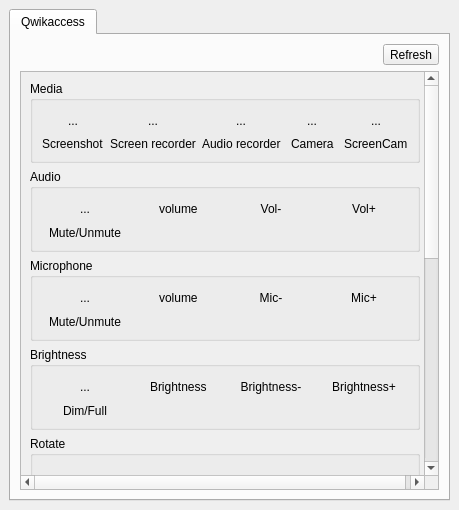
<?xml version="1.0" encoding="UTF-8"?>
<ui version="4.0">
 <class>MainWindow</class>
 <widget class="QMainWindow" name="MainWindow">
  <property name="geometry">
   <rect>
    <x>0</x>
    <y>0</y>
    <width>459</width>
    <height>510</height>
   </rect>
  </property>
  <property name="windowTitle">
   <string>Qwikaccess</string>
  </property>
  <widget class="QWidget" name="centralwidget">
   <layout class="QVBoxLayout" name="verticalLayout">
    <item>
     <widget class="QTabWidget" name="tabWidget">
      <property name="currentIndex">
       <number>0</number>
      </property>
      <widget class="QWidget" name="tab">
       <attribute name="title">
        <string>Qwikaccess</string>
       </attribute>
       <layout class="QGridLayout" name="gridLayout">
        <item row="1" column="0">
         <widget class="QScrollArea" name="scrollArea">
          <property name="widgetResizable">
           <bool>true</bool>
          </property>
          <widget class="QWidget" name="scrollAreaWidgetContents">
           <property name="geometry">
            <rect>
             <x>0</x>
             <y>0</y>
             <width>429</width>
             <height>776</height>
            </rect>
           </property>
           <layout class="QGridLayout" name="gridLayout_2">
            <item row="1" column="0">
             <widget class="QGroupBox" name="groupBox_audio">
              <property name="title">
               <string>Audio</string>
              </property>
              <layout class="QGridLayout" name="gridLayout_48">
               <item row="1" column="2" alignment="Qt::AlignHCenter">
                <widget class="QPushButton" name="pushButton_audiovoldown">
                 <property name="text">
                  <string>Vol-</string>
                 </property>
                 <property name="icon">
                  <iconset theme="audio-volume-low">
                   <normaloff>../../../run/media/sk/data/Garuda/Applications/garuda-welcome</normaloff>../../../run/media/sk/data/Garuda/Applications/garuda-welcome</iconset>
                 </property>
                 <property name="flat">
                  <bool>true</bool>
                 </property>
                </widget>
               </item>
               <item row="1" column="0" alignment="Qt::AlignHCenter">
                <widget class="QToolButton" name="toolButton_audiomute">
                 <property name="text">
                  <string>...</string>
                 </property>
                 <property name="icon">
                  <iconset theme="speaker-on">
                   <normaloff>../../../run/media/sk/data/Garuda/Applications/garuda-welcome</normaloff>../../../run/media/sk/data/Garuda/Applications/garuda-welcome</iconset>
                 </property>
                 <property name="checkable">
                  <bool>true</bool>
                 </property>
                 <property name="popupMode">
                  <enum>QToolButton::DelayedPopup</enum>
                 </property>
                 <property name="toolButtonStyle">
                  <enum>Qt::ToolButtonIconOnly</enum>
                 </property>
                 <property name="autoRaise">
                  <bool>true</bool>
                 </property>
                </widget>
               </item>
               <item row="2" column="0" alignment="Qt::AlignHCenter">
                <widget class="QLabel" name="audiomute">
                 <property name="text">
                  <string>Mute/Unmute</string>
                 </property>
                </widget>
               </item>
               <item row="1" column="3" alignment="Qt::AlignHCenter">
                <widget class="QPushButton" name="pushButton_audiovolup">
                 <property name="text">
                  <string>Vol+</string>
                 </property>
                 <property name="icon">
                  <iconset theme="audio-volume-high">
                   <normaloff>../../../run/media/sk/data/Garuda/Applications/garuda-welcome</normaloff>../../../run/media/sk/data/Garuda/Applications/garuda-welcome</iconset>
                 </property>
                 <property name="flat">
                  <bool>true</bool>
                 </property>
                </widget>
               </item>
               <item row="1" column="1" alignment="Qt::AlignHCenter">
                <widget class="QLabel" name="audiovol">
                 <property name="text">
                  <string>volume</string>
                 </property>
                </widget>
               </item>
              </layout>
             </widget>
            </item>
            <item row="6" column="0">
             <widget class="QGroupBox" name="groupBox_hardware">
              <property name="title">
               <string>Hardware</string>
              </property>
              <layout class="QGridLayout" name="gridLayout_40">
               <item row="0" column="4" alignment="Qt::AlignHCenter">
                <widget class="QToolButton" name="toolButton_flashlight">
                 <property name="text">
                  <string>...</string>
                 </property>
                 <property name="icon">
                  <iconset theme="flashlight-on">
                   <normaloff>../../../run/media/sk/data/Garuda/Applications/garuda-welcome</normaloff>../../../run/media/sk/data/Garuda/Applications/garuda-welcome</iconset>
                 </property>
                 <property name="checkable">
                  <bool>true</bool>
                 </property>
                 <property name="autoRaise">
                  <bool>true</bool>
                 </property>
                </widget>
               </item>
               <item row="1" column="1" alignment="Qt::AlignHCenter">
                <widget class="QLabel" name="keyboardoff">
                 <property name="text">
                  <string>Keyboard-off</string>
                 </property>
                </widget>
               </item>
               <item row="1" column="2" alignment="Qt::AlignHCenter">
                <widget class="QLabel" name="touchpadoff">
                 <property name="text">
                  <string>Touchpad-off</string>
                 </property>
                </widget>
               </item>
               <item row="1" column="0" alignment="Qt::AlignHCenter">
                <widget class="QLabel" name="cameraoff">
                 <property name="text">
                  <string>Camera-off</string>
                 </property>
                </widget>
               </item>
               <item row="0" column="0" alignment="Qt::AlignHCenter">
                <widget class="QToolButton" name="toolButton_cameraoff">
                 <property name="text">
                  <string>...</string>
                 </property>
                 <property name="icon">
                  <iconset theme="camera">
                   <normaloff>../../../run/media/sk/data/Garuda/Applications/garuda-welcome</normaloff>../../../run/media/sk/data/Garuda/Applications/garuda-welcome</iconset>
                 </property>
                 <property name="checkable">
                  <bool>true</bool>
                 </property>
                 <property name="autoRaise">
                  <bool>true</bool>
                 </property>
                </widget>
               </item>
               <item row="1" column="3" alignment="Qt::AlignHCenter">
                <widget class="QLabel" name="touchscreenoff">
                 <property name="text">
                  <string>Touchscreen-off</string>
                 </property>
                </widget>
               </item>
               <item row="0" column="2" alignment="Qt::AlignHCenter">
                <widget class="QToolButton" name="toolButton_touchpadoff">
                 <property name="text">
                  <string>...</string>
                 </property>
                 <property name="icon">
                  <iconset theme="input-touchpad">
                   <normaloff>../../../run/media/sk/data/Garuda/Applications/garuda-welcome</normaloff>../../../run/media/sk/data/Garuda/Applications/garuda-welcome</iconset>
                 </property>
                 <property name="checkable">
                  <bool>true</bool>
                 </property>
                 <property name="autoRaise">
                  <bool>true</bool>
                 </property>
                </widget>
               </item>
               <item row="1" column="4" alignment="Qt::AlignHCenter">
                <widget class="QLabel" name="flashlight">
                 <property name="text">
                  <string>Flashlight</string>
                 </property>
                </widget>
               </item>
               <item row="0" column="1" alignment="Qt::AlignHCenter">
                <widget class="QToolButton" name="toolButton_keyboardoff">
                 <property name="text">
                  <string>...</string>
                 </property>
                 <property name="icon">
                  <iconset theme="keyboard">
                   <normaloff>../../../run/media/sk/data/Garuda/Applications/garuda-welcome</normaloff>../../../run/media/sk/data/Garuda/Applications/garuda-welcome</iconset>
                 </property>
                 <property name="checkable">
                  <bool>true</bool>
                 </property>
                 <property name="autoRaise">
                  <bool>true</bool>
                 </property>
                </widget>
               </item>
               <item row="0" column="3" alignment="Qt::AlignHCenter">
                <widget class="QToolButton" name="toolButton_touchscreenoff">
                 <property name="text">
                  <string>...</string>
                 </property>
                 <property name="icon">
                  <iconset theme="input-tablet">
                   <normaloff>../../../run/media/sk/data/Garuda/Applications/garuda-welcome</normaloff>../../../run/media/sk/data/Garuda/Applications/garuda-welcome</iconset>
                 </property>
                 <property name="checkable">
                  <bool>true</bool>
                 </property>
                 <property name="autoRaise">
                  <bool>true</bool>
                 </property>
                </widget>
               </item>
              </layout>
             </widget>
            </item>
            <item row="9" column="0">
             <widget class="QGroupBox" name="groupBox_extleave">
              <property name="title">
               <string>Extended power menu</string>
              </property>
              <layout class="QGridLayout" name="gridLayout_47">
               <item row="0" column="0" alignment="Qt::AlignHCenter">
                <widget class="QToolButton" name="toolButton_reboottouefi">
                 <property name="text">
                  <string>...</string>
                 </property>
                 <property name="icon">
                  <iconset theme="system-reboot">
                   <normaloff>../../../run/media/sk/data/Garuda/Applications/garuda-welcome</normaloff>../../../run/media/sk/data/Garuda/Applications/garuda-welcome</iconset>
                 </property>
                 <property name="autoRaise">
                  <bool>true</bool>
                 </property>
                </widget>
               </item>
               <item row="0" column="2" alignment="Qt::AlignHCenter">
                <widget class="QToolButton" name="toolButton_hybridsleep">
                 <property name="text">
                  <string>...</string>
                 </property>
                 <property name="icon">
                  <iconset theme="system-suspend">
                   <normaloff>../../../run/media/sk/data/Garuda/Applications/garuda-welcome</normaloff>../../../run/media/sk/data/Garuda/Applications/garuda-welcome</iconset>
                 </property>
                 <property name="autoRaise">
                  <bool>true</bool>
                 </property>
                </widget>
               </item>
               <item row="0" column="3" alignment="Qt::AlignHCenter">
                <widget class="QToolButton" name="toolButton_suspendthenhibernate">
                 <property name="text">
                  <string>...</string>
                 </property>
                 <property name="icon">
                  <iconset theme="system-hibernate">
                   <normaloff>../../../run/media/sk/data/Garuda/Applications/garuda-welcome</normaloff>../../../run/media/sk/data/Garuda/Applications/garuda-welcome</iconset>
                 </property>
                 <property name="autoRaise">
                  <bool>true</bool>
                 </property>
                </widget>
               </item>
               <item row="1" column="0" alignment="Qt::AlignHCenter">
                <widget class="QLabel" name="rebootouefi">
                 <property name="text">
                  <string>Reboot to UEFI</string>
                 </property>
                </widget>
               </item>
               <item row="1" column="2" alignment="Qt::AlignHCenter">
                <widget class="QLabel" name="hybridsleep">
                 <property name="text">
                  <string>Hybrid sleep</string>
                 </property>
                </widget>
               </item>
               <item row="1" column="3" alignment="Qt::AlignHCenter">
                <widget class="QLabel" name="suspendthenhibernate">
                 <property name="text">
                  <string>Suspend then hibernate</string>
                 </property>
                </widget>
               </item>
              </layout>
             </widget>
            </item>
            <item row="8" column="0">
             <widget class="QGroupBox" name="groupBox_leaveoptions">
              <property name="title">
               <string>Leave Options</string>
              </property>
              <layout class="QGridLayout" name="gridLayout_44">
               <item row="1" column="2" alignment="Qt::AlignHCenter">
                <widget class="QLabel" name="sleep">
                 <property name="text">
                  <string>Sleep</string>
                 </property>
                </widget>
               </item>
               <item row="1" column="6" alignment="Qt::AlignHCenter">
                <widget class="QLabel" name="reboot">
                 <property name="text">
                  <string>Reboot</string>
                 </property>
                </widget>
               </item>
               <item row="0" column="2" alignment="Qt::AlignHCenter">
                <widget class="QToolButton" name="toolButton_sleep">
                 <property name="text">
                  <string>...</string>
                 </property>
                 <property name="icon">
                  <iconset theme="system-suspend">
                   <normaloff>../../../run/media/sk/data/Garuda/Applications/garuda-welcome</normaloff>../../../run/media/sk/data/Garuda/Applications/garuda-welcome</iconset>
                 </property>
                 <property name="autoRaise">
                  <bool>true</bool>
                 </property>
                </widget>
               </item>
               <item row="1" column="1" alignment="Qt::AlignHCenter">
                <widget class="QLabel" name="logout">
                 <property name="text">
                  <string>Logout</string>
                 </property>
                </widget>
               </item>
               <item row="1" column="4" alignment="Qt::AlignHCenter">
                <widget class="QLabel" name="poweroff">
                 <property name="text">
                  <string>Power off</string>
                 </property>
                </widget>
               </item>
               <item row="0" column="0" alignment="Qt::AlignHCenter">
                <widget class="QToolButton" name="toolButton_lockscreen">
                 <property name="text">
                  <string>...</string>
                 </property>
                 <property name="icon">
                  <iconset theme="lock">
                   <normaloff>../../../run/media/sk/data/Garuda/Applications/garuda-welcome</normaloff>../../../run/media/sk/data/Garuda/Applications/garuda-welcome</iconset>
                 </property>
                 <property name="autoRaise">
                  <bool>true</bool>
                 </property>
                </widget>
               </item>
               <item row="0" column="1" alignment="Qt::AlignHCenter">
                <widget class="QToolButton" name="toolButton_logout">
                 <property name="text">
                  <string>...</string>
                 </property>
                 <property name="icon">
                  <iconset theme="system-log-out">
                   <normaloff>../../../run/media/sk/data/Garuda/Applications/garuda-welcome</normaloff>../../../run/media/sk/data/Garuda/Applications/garuda-welcome</iconset>
                 </property>
                 <property name="autoRaise">
                  <bool>true</bool>
                 </property>
                </widget>
               </item>
               <item row="0" column="6" alignment="Qt::AlignHCenter">
                <widget class="QToolButton" name="toolButton_reboot">
                 <property name="text">
                  <string>...</string>
                 </property>
                 <property name="icon">
                  <iconset theme="system-reboot">
                   <normaloff>../../../run/media/sk/data/Garuda/Applications/garuda-welcome</normaloff>../../../run/media/sk/data/Garuda/Applications/garuda-welcome</iconset>
                 </property>
                 <property name="autoRaise">
                  <bool>true</bool>
                 </property>
                </widget>
               </item>
               <item row="0" column="4" alignment="Qt::AlignHCenter">
                <widget class="QToolButton" name="toolButton_poweroff">
                 <property name="text">
                  <string>...</string>
                 </property>
                 <property name="icon">
                  <iconset theme="system-shut-down">
                   <normaloff>../../../run/media/sk/data/Garuda/Applications/garuda-welcome</normaloff>../../../run/media/sk/data/Garuda/Applications/garuda-welcome</iconset>
                 </property>
                 <property name="autoRaise">
                  <bool>true</bool>
                 </property>
                </widget>
               </item>
               <item row="1" column="0" alignment="Qt::AlignHCenter">
                <widget class="QLabel" name="lockscreen">
                 <property name="text">
                  <string>Lock screen</string>
                 </property>
                </widget>
               </item>
               <item row="0" column="3" alignment="Qt::AlignHCenter">
                <widget class="QToolButton" name="toolButton_hibernate">
                 <property name="text">
                  <string>...</string>
                 </property>
                 <property name="icon">
                  <iconset theme="system-hibernate">
                   <normaloff>../../../run/media/sk/data/Garuda/Applications/garuda-welcome</normaloff>../../../run/media/sk/data/Garuda/Applications/garuda-welcome</iconset>
                 </property>
                 <property name="autoRaise">
                  <bool>true</bool>
                 </property>
                </widget>
               </item>
               <item row="1" column="3" alignment="Qt::AlignHCenter">
                <widget class="QLabel" name="hibernate">
                 <property name="text">
                  <string>Hibernate</string>
                 </property>
                </widget>
               </item>
              </layout>
             </widget>
            </item>
            <item row="3" column="0">
             <widget class="QGroupBox" name="groupBox_bright">
              <property name="title">
               <string>Brightness</string>
              </property>
              <layout class="QGridLayout" name="gridLayout_46">
               <item row="0" column="1" alignment="Qt::AlignHCenter">
                <widget class="QLabel" name="brightness">
                 <property name="text">
                  <string>Brightness</string>
                 </property>
                </widget>
               </item>
               <item row="0" column="3" alignment="Qt::AlignHCenter">
                <widget class="QPushButton" name="pushButton_brightup">
                 <property name="text">
                  <string>Brightness+</string>
                 </property>
                 <property name="icon">
                  <iconset theme="contrast">
                   <normaloff>../../../run/media/sk/data/Garuda/Applications/garuda-welcome</normaloff>../../../run/media/sk/data/Garuda/Applications/garuda-welcome</iconset>
                 </property>
                 <property name="flat">
                  <bool>true</bool>
                 </property>
                </widget>
               </item>
               <item row="1" column="0" alignment="Qt::AlignHCenter">
                <widget class="QLabel" name="bright">
                 <property name="text">
                  <string>Dim/Full</string>
                 </property>
                </widget>
               </item>
               <item row="0" column="2" alignment="Qt::AlignHCenter">
                <widget class="QPushButton" name="pushButton_brightdown">
                 <property name="text">
                  <string>Brightness-</string>
                 </property>
                 <property name="icon">
                  <iconset theme="contrast">
                   <normaloff>../../../run/media/sk/data/Garuda/Applications/garuda-welcome</normaloff>../../../run/media/sk/data/Garuda/Applications/garuda-welcome</iconset>
                 </property>
                 <property name="flat">
                  <bool>true</bool>
                 </property>
                </widget>
               </item>
               <item row="0" column="0" alignment="Qt::AlignHCenter">
                <widget class="QToolButton" name="toolButton_brightness">
                 <property name="text">
                  <string>...</string>
                 </property>
                 <property name="icon">
                  <iconset theme="contrast">
                   <normaloff>../../../run/media/sk/data/Garuda/Applications/garuda-welcome</normaloff>../../../run/media/sk/data/Garuda/Applications/garuda-welcome</iconset>
                 </property>
                 <property name="checkable">
                  <bool>true</bool>
                 </property>
                 <property name="autoRaise">
                  <bool>true</bool>
                 </property>
                </widget>
               </item>
              </layout>
             </widget>
            </item>
            <item row="7" column="0">
             <widget class="QGroupBox" name="groupBox">
              <property name="title">
               <string>Restart</string>
              </property>
              <layout class="QGridLayout" name="gridLayout_4">
               <item row="0" column="0">
                <widget class="QPushButton" name="pushButton_restartkeyboard">
                 <property name="text">
                  <string>restart keyboard</string>
                 </property>
                 <property name="icon">
                  <iconset theme="input-keyboard">
                   <normaloff>../../../run/media/sk/data/Garuda/Applications/garuda-welcome</normaloff>../../../run/media/sk/data/Garuda/Applications/garuda-welcome</iconset>
                 </property>
                 <property name="checkable">
                  <bool>true</bool>
                 </property>
                </widget>
               </item>
               <item row="0" column="1">
                <widget class="QPushButton" name="pushButton_restarttouchpad">
                 <property name="text">
                  <string>Restart touchpad</string>
                 </property>
                 <property name="icon">
                  <iconset theme="input-touchpad">
                   <normaloff>../../../run/media/sk/data/Garuda/Applications/garuda-welcome</normaloff>../../../run/media/sk/data/Garuda/Applications/garuda-welcome</iconset>
                 </property>
                 <property name="checkable">
                  <bool>true</bool>
                 </property>
                </widget>
               </item>
               <item row="0" column="2">
                <widget class="QPushButton" name="pushButton_restartusb">
                 <property name="text">
                  <string>Restart usb</string>
                 </property>
                 <property name="icon">
                  <iconset theme="drive-removable-media-usb-pendrive">
                   <normaloff>.</normaloff>.</iconset>
                 </property>
                 <property name="checkable">
                  <bool>true</bool>
                 </property>
                </widget>
               </item>
              </layout>
             </widget>
            </item>
            <item row="0" column="0">
             <widget class="QGroupBox" name="groupBox_media">
              <property name="title">
               <string>Media</string>
              </property>
              <layout class="QGridLayout" name="gridLayout_42">
               <item row="0" column="2" alignment="Qt::AlignHCenter">
                <widget class="QToolButton" name="toolButton_audiorecorder">
                 <property name="text">
                  <string>...</string>
                 </property>
                 <property name="icon">
                  <iconset theme="mic-on">
                   <normaloff>../../../run/media/sk/data/Garuda/Applications/garuda-welcome</normaloff>../../../run/media/sk/data/Garuda/Applications/garuda-welcome</iconset>
                 </property>
                 <property name="checkable">
                  <bool>true</bool>
                 </property>
                 <property name="autoRaise">
                  <bool>true</bool>
                 </property>
                </widget>
               </item>
               <item row="1" column="1" alignment="Qt::AlignHCenter">
                <widget class="QLabel" name="screenrecorder">
                 <property name="text">
                  <string>Screen recorder</string>
                 </property>
                </widget>
               </item>
               <item row="1" column="3" alignment="Qt::AlignHCenter">
                <widget class="QLabel" name="camera">
                 <property name="text">
                  <string>Camera</string>
                 </property>
                </widget>
               </item>
               <item row="1" column="2" alignment="Qt::AlignHCenter">
                <widget class="QLabel" name="audiorecorder">
                 <property name="text">
                  <string>Audio recorder</string>
                 </property>
                </widget>
               </item>
               <item row="0" column="1" alignment="Qt::AlignHCenter">
                <widget class="QToolButton" name="toolButton_screenrecorder">
                 <property name="text">
                  <string>...</string>
                 </property>
                 <property name="icon">
                  <iconset theme="record">
                   <normaloff>../../../run/media/sk/data/Garuda/Applications/garuda-welcome</normaloff>../../../run/media/sk/data/Garuda/Applications/garuda-welcome</iconset>
                 </property>
                 <property name="checkable">
                  <bool>true</bool>
                 </property>
                 <property name="autoRaise">
                  <bool>true</bool>
                 </property>
                </widget>
               </item>
               <item row="0" column="4" alignment="Qt::AlignHCenter">
                <widget class="QToolButton" name="toolButton_screencam">
                 <property name="text">
                  <string>...</string>
                 </property>
                 <property name="icon">
                  <iconset theme="camera-web">
                   <normaloff>../../../run/media/sk/data/Garuda/Applications/garuda-welcome</normaloff>../../../run/media/sk/data/Garuda/Applications/garuda-welcome</iconset>
                 </property>
                 <property name="checkable">
                  <bool>true</bool>
                 </property>
                 <property name="autoRaise">
                  <bool>true</bool>
                 </property>
                </widget>
               </item>
               <item row="0" column="0" alignment="Qt::AlignHCenter">
                <widget class="QToolButton" name="toolButton_screenshot">
                 <property name="text">
                  <string>...</string>
                 </property>
                 <property name="icon">
                  <iconset theme="edit-cut">
                   <normaloff>../../../run/media/sk/data/Garuda/Applications/garuda-welcome</normaloff>../../../run/media/sk/data/Garuda/Applications/garuda-welcome</iconset>
                 </property>
                 <property name="autoRaise">
                  <bool>true</bool>
                 </property>
                </widget>
               </item>
               <item row="1" column="0" alignment="Qt::AlignHCenter">
                <widget class="QLabel" name="screenshot">
                 <property name="text">
                  <string>Screenshot</string>
                 </property>
                </widget>
               </item>
               <item row="0" column="3" alignment="Qt::AlignHCenter">
                <widget class="QToolButton" name="toolButton_camera">
                 <property name="text">
                  <string>...</string>
                 </property>
                 <property name="icon">
                  <iconset theme="camera">
                   <normaloff>../../../run/media/sk/data/Garuda/Applications/garuda-welcome</normaloff>../../../run/media/sk/data/Garuda/Applications/garuda-welcome</iconset>
                 </property>
                 <property name="autoRaise">
                  <bool>true</bool>
                 </property>
                </widget>
               </item>
               <item row="1" column="4" alignment="Qt::AlignHCenter">
                <widget class="QLabel" name="screencam">
                 <property name="text">
                  <string>ScreenCam</string>
                 </property>
                </widget>
               </item>
              </layout>
             </widget>
            </item>
            <item row="5" column="0">
             <widget class="QGroupBox" name="groupBox_onoff">
              <property name="title">
               <string>On-Off</string>
              </property>
              <layout class="QGridLayout" name="gridLayout_38">
               <item row="0" column="0" alignment="Qt::AlignHCenter">
                <widget class="QToolButton" name="toolButton_nightmode">
                 <property name="text">
                  <string>...</string>
                 </property>
                 <property name="icon">
                  <iconset theme="redeyes">
                   <normaloff>../../../run/media/sk/data/Garuda/Applications/garuda-welcome</normaloff>../../../run/media/sk/data/Garuda/Applications/garuda-welcome</iconset>
                 </property>
                 <property name="checkable">
                  <bool>true</bool>
                 </property>
                 <property name="autoRaise">
                  <bool>true</bool>
                 </property>
                </widget>
               </item>
               <item row="0" column="1" alignment="Qt::AlignHCenter">
                <widget class="QToolButton" name="toolButton_powersave">
                 <property name="text">
                  <string>...</string>
                 </property>
                 <property name="icon">
                  <iconset theme="battery">
                   <normaloff>../../../run/media/sk/data/Garuda/Applications/garuda-welcome</normaloff>../../../run/media/sk/data/Garuda/Applications/garuda-welcome</iconset>
                 </property>
                 <property name="checkable">
                  <bool>true</bool>
                 </property>
                 <property name="autoRaise">
                  <bool>true</bool>
                 </property>
                </widget>
               </item>
               <item row="0" column="2" alignment="Qt::AlignHCenter">
                <widget class="QToolButton" name="toolButton_performance">
                 <property name="text">
                  <string>...</string>
                 </property>
                 <property name="icon">
                  <iconset theme="battery-charged">
                   <normaloff>../../../run/media/sk/data/Garuda/Applications/garuda-welcome</normaloff>../../../run/media/sk/data/Garuda/Applications/garuda-welcome</iconset>
                 </property>
                 <property name="checkable">
                  <bool>true</bool>
                 </property>
                 <property name="autoRaise">
                  <bool>true</bool>
                 </property>
                </widget>
               </item>
               <item row="0" column="3" alignment="Qt::AlignHCenter">
                <widget class="QToolButton" name="toolButton_kbdbacklight">
                 <property name="text">
                  <string>...</string>
                 </property>
                 <property name="icon">
                  <iconset theme="input-keyboard">
                   <normaloff>../../../run/media/sk/data/Garuda/Applications/garuda-welcome</normaloff>../../../run/media/sk/data/Garuda/Applications/garuda-welcome</iconset>
                 </property>
                 <property name="checkable">
                  <bool>true</bool>
                 </property>
                 <property name="autoRaise">
                  <bool>true</bool>
                 </property>
                </widget>
               </item>
               <item row="0" column="4" alignment="Qt::AlignHCenter">
                <widget class="QToolButton" name="toolbutton_dpms">
                 <property name="text">
                  <string>...</string>
                 </property>
                 <property name="icon">
                  <iconset theme="display">
                   <normaloff>../../../run/media/sk/data/Garuda/Applications/garuda-welcome</normaloff>../../../run/media/sk/data/Garuda/Applications/garuda-welcome</iconset>
                 </property>
                 <property name="checkable">
                  <bool>false</bool>
                 </property>
                 <property name="autoRaise">
                  <bool>true</bool>
                 </property>
                </widget>
               </item>
               <item row="1" column="0" alignment="Qt::AlignHCenter">
                <widget class="QLabel" name="nightmode">
                 <property name="text">
                  <string>Night mode</string>
                 </property>
                </widget>
               </item>
               <item row="1" column="1" alignment="Qt::AlignHCenter">
                <widget class="QLabel" name="powersave">
                 <property name="text">
                  <string>Powersave</string>
                 </property>
                </widget>
               </item>
               <item row="1" column="2" alignment="Qt::AlignHCenter">
                <widget class="QLabel" name="performance">
                 <property name="text">
                  <string>Performance</string>
                 </property>
                </widget>
               </item>
               <item row="1" column="3" alignment="Qt::AlignHCenter">
                <widget class="QLabel" name="kbdbacklight">
                 <property name="text">
                  <string>Kbd-Backlight</string>
                 </property>
                </widget>
               </item>
               <item row="1" column="4" alignment="Qt::AlignHCenter">
                <widget class="QLabel" name="dpms">
                 <property name="text">
                  <string>DPMS</string>
                 </property>
                </widget>
               </item>
              </layout>
             </widget>
            </item>
            <item row="2" column="0">
             <widget class="QGroupBox" name="groupBox_mic">
              <property name="title">
               <string>Microphone</string>
              </property>
              <layout class="QGridLayout" name="gridLayout_45">
               <item row="2" column="0" alignment="Qt::AlignHCenter">
                <widget class="QLabel" name="micmute">
                 <property name="text">
                  <string>Mute/Unmute</string>
                 </property>
                </widget>
               </item>
               <item row="1" column="2" alignment="Qt::AlignHCenter">
                <widget class="QPushButton" name="pushButton_micvoldown">
                 <property name="text">
                  <string>Mic-</string>
                 </property>
                 <property name="icon">
                  <iconset theme="microphone-sensitivity-low">
                   <normaloff>../../../run/media/sk/data/Garuda/Applications/garuda-welcome</normaloff>../../../run/media/sk/data/Garuda/Applications/garuda-welcome</iconset>
                 </property>
                 <property name="flat">
                  <bool>true</bool>
                 </property>
                </widget>
               </item>
               <item row="1" column="0" alignment="Qt::AlignHCenter">
                <widget class="QToolButton" name="toolButton_micmute">
                 <property name="text">
                  <string>...</string>
                 </property>
                 <property name="icon">
                  <iconset theme="mic-on">
                   <normaloff>../../../run/media/sk/data/Garuda/Applications/garuda-welcome</normaloff>../../../run/media/sk/data/Garuda/Applications/garuda-welcome</iconset>
                 </property>
                 <property name="checkable">
                  <bool>true</bool>
                 </property>
                 <property name="autoRaise">
                  <bool>true</bool>
                 </property>
                </widget>
               </item>
               <item row="1" column="3" alignment="Qt::AlignHCenter">
                <widget class="QPushButton" name="pushButton_micvolup">
                 <property name="text">
                  <string>Mic+</string>
                 </property>
                 <property name="icon">
                  <iconset theme="microphone-sensitivity-high">
                   <normaloff>../../../run/media/sk/data/Garuda/Applications/garuda-welcome</normaloff>../../../run/media/sk/data/Garuda/Applications/garuda-welcome</iconset>
                 </property>
                 <property name="flat">
                  <bool>true</bool>
                 </property>
                </widget>
               </item>
               <item row="1" column="1" alignment="Qt::AlignHCenter">
                <widget class="QLabel" name="micvol">
                 <property name="text">
                  <string>volume</string>
                 </property>
                </widget>
               </item>
              </layout>
             </widget>
            </item>
            <item row="4" column="0">
             <widget class="QGroupBox" name="groupBox_rotate">
              <property name="title">
               <string>Rotate</string>
              </property>
              <layout class="QGridLayout" name="gridLayout_39">
               <item row="0" column="2" alignment="Qt::AlignHCenter">
                <widget class="QToolButton" name="toolButton_rotateleft">
                 <property name="text">
                  <string>...</string>
                 </property>
                 <property name="icon">
                  <iconset theme="object-rotate-left">
                   <normaloff>../../../run/media/sk/data/Garuda/Applications/garuda-welcome</normaloff>../../../run/media/sk/data/Garuda/Applications/garuda-welcome</iconset>
                 </property>
                 <property name="checkable">
                  <bool>true</bool>
                 </property>
                 <property name="autoRaise">
                  <bool>true</bool>
                 </property>
                </widget>
               </item>
               <item row="0" column="4" alignment="Qt::AlignHCenter">
                <widget class="QToolButton" name="toolButton_rotateinvert">
                 <property name="text">
                  <string>...</string>
                 </property>
                 <property name="icon">
                  <iconset theme="transform-rotate">
                   <normaloff>../../../run/media/sk/data/Garuda/Applications/garuda-welcome</normaloff>../../../run/media/sk/data/Garuda/Applications/garuda-welcome</iconset>
                 </property>
                 <property name="checkable">
                  <bool>true</bool>
                 </property>
                 <property name="autoRaise">
                  <bool>true</bool>
                 </property>
                </widget>
               </item>
               <item row="1" column="2" alignment="Qt::AlignHCenter">
                <widget class="QLabel" name="rotateleft">
                 <property name="text">
                  <string>Left</string>
                 </property>
                </widget>
               </item>
               <item row="1" column="1" alignment="Qt::AlignHCenter">
                <widget class="QLabel" name="rotatenormal">
                 <property name="text">
                  <string>Normal</string>
                 </property>
                </widget>
               </item>
               <item row="1" column="0" alignment="Qt::AlignHCenter">
                <widget class="QLabel" name="autorotate">
                 <property name="text">
                  <string>Autorotate</string>
                 </property>
                </widget>
               </item>
               <item row="0" column="1" alignment="Qt::AlignHCenter">
                <widget class="QToolButton" name="toolButton_rotatenormal">
                 <property name="text">
                  <string>...</string>
                 </property>
                 <property name="icon">
                  <iconset theme="transform-rotate">
                   <normaloff>../../../run/media/sk/data/Garuda/Applications/garuda-welcome</normaloff>../../../run/media/sk/data/Garuda/Applications/garuda-welcome</iconset>
                 </property>
                 <property name="checkable">
                  <bool>true</bool>
                 </property>
                 <property name="autoRaise">
                  <bool>true</bool>
                 </property>
                </widget>
               </item>
               <item row="1" column="3" alignment="Qt::AlignHCenter">
                <widget class="QLabel" name="rotateright">
                 <property name="text">
                  <string>Right</string>
                 </property>
                </widget>
               </item>
               <item row="0" column="3" alignment="Qt::AlignHCenter">
                <widget class="QToolButton" name="toolButton_rotateright">
                 <property name="text">
                  <string>...</string>
                 </property>
                 <property name="icon">
                  <iconset theme="object-rotate-right">
                   <normaloff>../../../run/media/sk/data/Garuda/Applications/garuda-welcome</normaloff>../../../run/media/sk/data/Garuda/Applications/garuda-welcome</iconset>
                 </property>
                 <property name="checkable">
                  <bool>true</bool>
                 </property>
                 <property name="autoRaise">
                  <bool>true</bool>
                 </property>
                </widget>
               </item>
               <item row="0" column="0" alignment="Qt::AlignHCenter">
                <widget class="QToolButton" name="toolButton_autorotate">
                 <property name="text">
                  <string>...</string>
                 </property>
                 <property name="icon">
                  <iconset theme="transform-rotate">
                   <normaloff>../../../run/media/sk/data/Garuda/Applications/garuda-welcome</normaloff>../../../run/media/sk/data/Garuda/Applications/garuda-welcome</iconset>
                 </property>
                 <property name="checkable">
                  <bool>true</bool>
                 </property>
                 <property name="autoRaise">
                  <bool>true</bool>
                 </property>
                </widget>
               </item>
               <item row="1" column="4" alignment="Qt::AlignHCenter">
                <widget class="QLabel" name="rotateinvert">
                 <property name="text">
                  <string>Invert</string>
                 </property>
                </widget>
               </item>
              </layout>
             </widget>
            </item>
           </layout>
          </widget>
         </widget>
        </item>
        <item row="0" column="0" alignment="Qt::AlignRight">
         <widget class="QToolButton" name="toolButton_crefresh">
          <property name="text">
           <string>Refresh</string>
          </property>
          <property name="icon">
           <iconset theme="view-refresh">
            <normaloff>../../../run/media/sk/data/Garuda/Applications/garuda-welcome</normaloff>../../../run/media/sk/data/Garuda/Applications/garuda-welcome</iconset>
          </property>
          <property name="toolButtonStyle">
           <enum>Qt::ToolButtonTextBesideIcon</enum>
          </property>
         </widget>
        </item>
       </layout>
      </widget>
     </widget>
    </item>
   </layout>
  </widget>
 </widget>
 <resources/>
 <connections/>
</ui>
